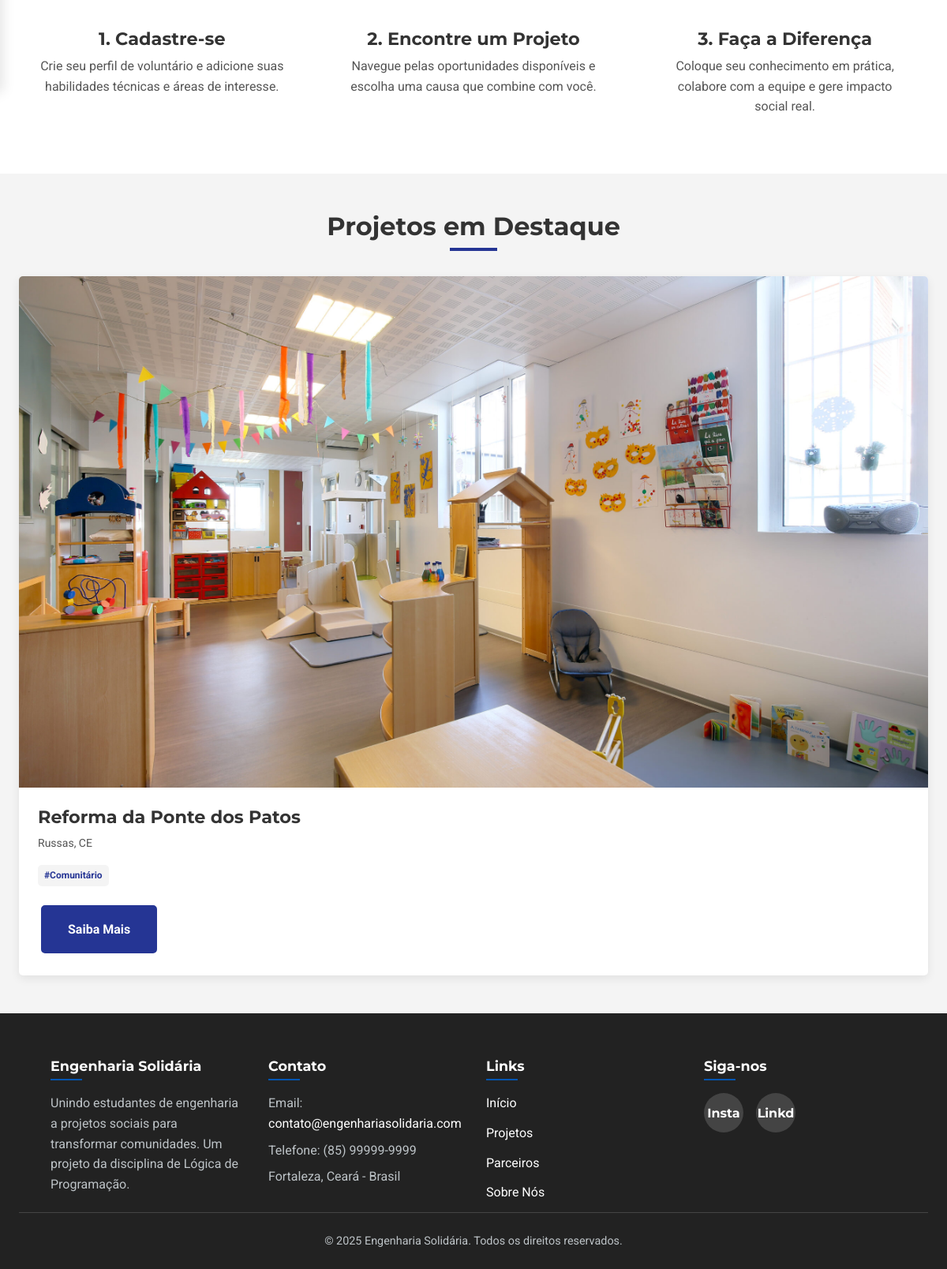
Before: / (lower part) with the older database file.
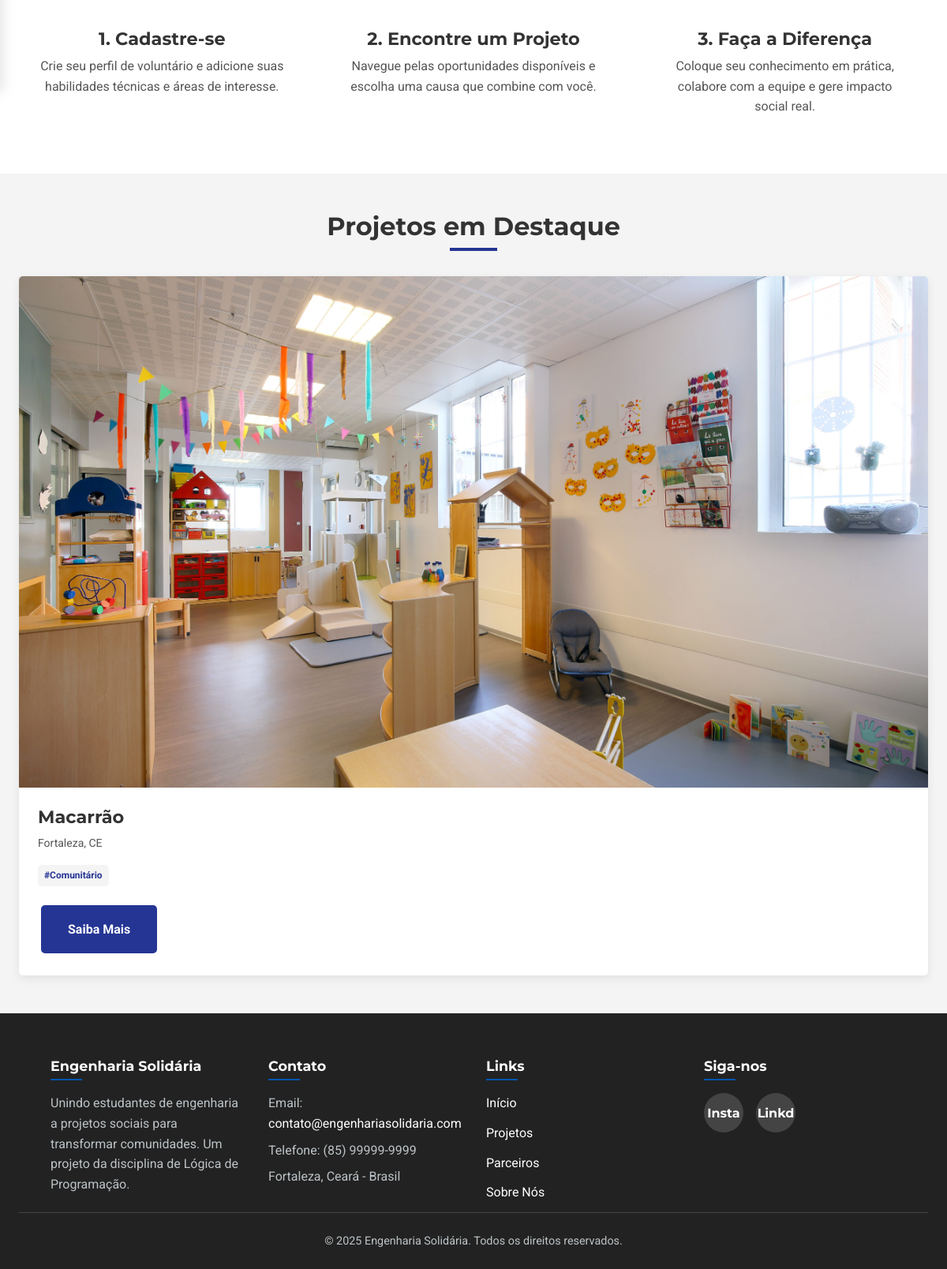
After: the same page with the newer database file.
### ES/models.py (models this page shows, shortened)
class Project(db.Model):
    id = db.Column(db.Integer, primary_key=True)
    title = db.Column(db.String(150), nullable=False)
    description = db.Column(db.Text, nullable=False)
    location = db.Column(db.String(100), nullable=False)
    status = db.Column(db.String(50), nullable=False, default='Não Inicializada')
    work_date = db.Column(db.Date, nullable=True)
    responsible_org = db.Column(db.String(150), nullable=True)
    responsible_contact = db.Column(db.String(100), nullable=True)
    voluntarios = db.relationship('User', secondary=inscricoes, back_populates='projects')
    required_skills = db.relationship('Skill', secondary=project_skills, lazy='subquery', backref=db.backref('projects', lazy=True))

### ES/routes/routes_project.py (the view)
@dp.route('/')
def homepage():
    projetos_destaque = Project.query.limit(3).all()
    return render_template('index.html', logged_in=('user_id' in session), projects=projetos_destaque)

### ES/templates/index.html (shortened to what the changed rows need)
<!DOCTYPE html>
<html lang="pt-BR">
  <head>
    <link
      rel="stylesheet"
      href="{{ url_for('static', filename='css/base.css') }}"
    />
    <link
      rel="stylesheet"
      href="{{ url_for('static', filename='css/header.css') }}"
    />
    <link
      rel="stylesheet"
      href="{{ url_for('static', filename='css/sidebar.css') }}"
    />
    <link
      rel="stylesheet"
      href="{{ url_for('static', filename='css/footer.css') }}"
    />
    <link
      rel="stylesheet"
      href="{{ url_for('static', filename='css/index.css') }}"
    />
  </head>
  <body
    data-url-home="{{ url_for('main.homepage') }}"
    data-url-projetos="{{ url_for('main.projetos') }}"
    data-url-parceiros="{{ url_for('main.parceiros') }}"
    data-url-sobre-nos="{{ url_for('main.sobre_nos') }}"
    data-url-login="{{ url_for('main.login_cadastro') }}"
    data-url-register="{{ url_for('main.login_cadastro') }}#register"
    data-logged-in="{{ logged_in }}"
    data-url-logout="{{ url_for('main.logout') }}"
    data-url-perfil="{{ url_for('main.perfil') }}"
  >
    <div id="main-content">
      <main>
        <section class="section projects-section">
          <div class="container">
            <h2 class="section-title">Projetos em Destaque</h2>
            <div class="projects-grid">
              {% for project in projects %}
              <div class="project-card">
                <img
                  src="{{ url_for('static', filename='img/creche.jpg')}}"
                  alt="Imagem do Projeto"
                />
                <div class="project-card-content">
                  <h3>{{ project.title }}</h3>
                  <p class="project-card-location">{{ project.location }}</p>
                  <div class="project-card-tags">
                    <span class="tag">#Comunitário</span>
                  </div>
                  <a
                    href="{{ url_for('main.detalhes_projeto', project_id=project.id)}}"
                    class="btn btn-primary"
                    >Saiba Mais</a
                  >
                </div>
              </div>
              {% endfor %}
            </div>
          </div>
        </section>
      </main>
    </div>
  </body>
</html>

Changed rows visible on the page:
removed Project: title "Reforma da Ponte dos Patos", location "Russas, CE"
added Project: title "Macarrão", location "Fortaleza, CE"
